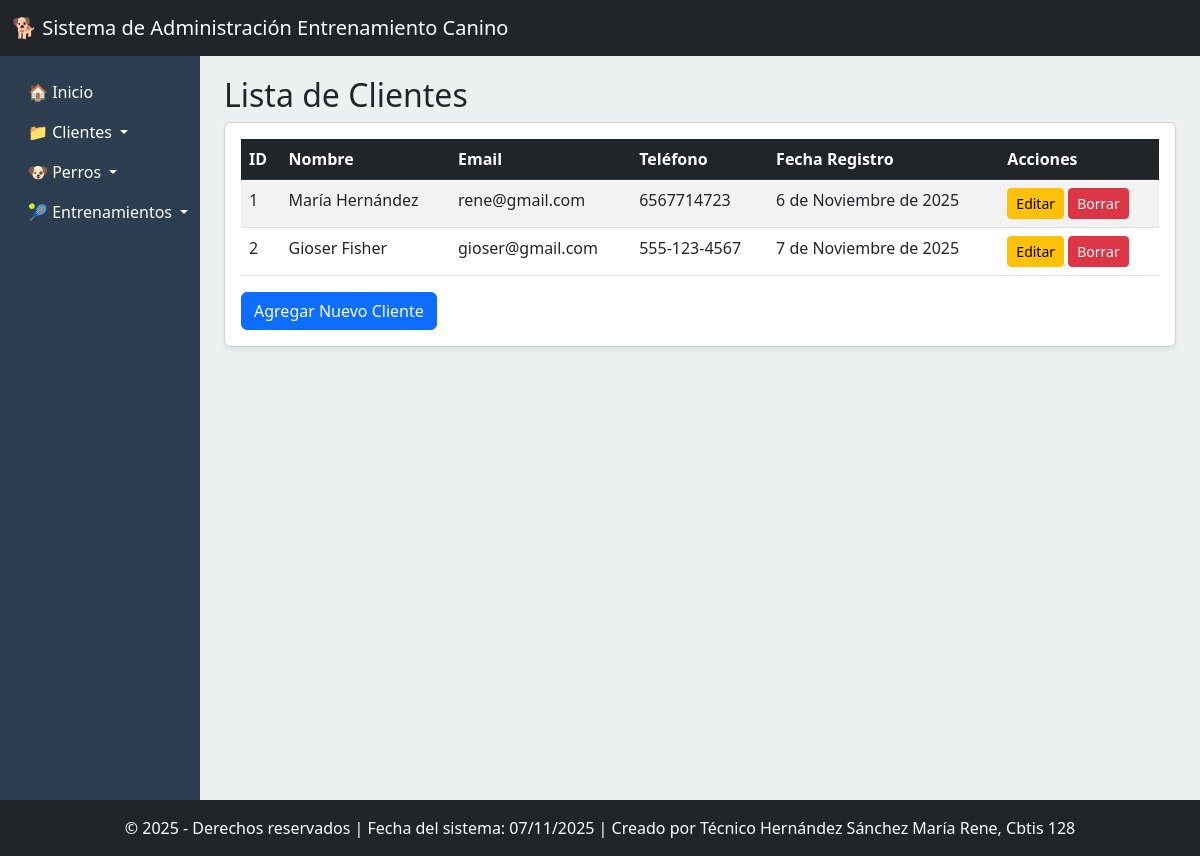
The app's page /ver-cliente/ with its own data.
### app_Entrenamiento_Canino/models.py (models this page shows, shortened)
class Cliente(models.Model):
    id_cliente = models.AutoField(primary_key=True)
    nombre = models.CharField(max_length=100)
    direccion = models.CharField(max_length=100)
    telefono = models.CharField(max_length=20)
    email = models.EmailField(max_length=100, unique=True)
    fecha_registro = models.DateField()
    fecha_nacimiento = models.DateField()
    comentarios = models.CharField(max_length=100, blank=True, null=True)

### app_Entrenamiento_Canino/views.py (the view)
# urls.py: path('ver-cliente/', views.ver_cliente, name='ver_cliente'),
def ver_cliente(request):
    clientes = Cliente.objects.all()
    return render(request, 'clientes/ver_cliente.html', {'clientes': clientes})

### app_Entrenamiento_Canino/templates/clientes/ver_cliente.html
{% extends 'base.html' %}
{% block content %}
<div class="row">
    <div class="col-12">
        <h2>Lista de Clientes</h2>
        <div class="card shadow-sm">
            <div class="card-body">
                <div class="table-responsive">
                    <table class="table table-striped table-hover">
                        <thead class="table-dark">
                            <tr>
                                <th>ID</th>
                                <th>Nombre</th>
                                <th>Email</th>
                                <th>Teléfono</th>
                                <th>Fecha Registro</th>
                                <th>Acciones</th>
                            </tr>
                        </thead>
                        <tbody>
                            {% for cliente in clientes %}
                            <tr>
                                <td>{{ cliente.id_cliente }}</td>
                                <td>{{ cliente.nombre }}</td>
                                <td>{{ cliente.email }}</td>
                                <td>{{ cliente.telefono }}</td>
                                <td>{{ cliente.fecha_registro }}</td>
                                <td>
                                    <a href="{% url 'actualizar_cliente' cliente.id_cliente %}" class="btn btn-warning btn-sm">Editar</a>
                                    <a href="{% url 'borrar_cliente' cliente.id_cliente %}" class="btn btn-danger btn-sm">Borrar</a>
                                </td>
                            </tr>
                            {% empty %}
                            <tr>
                                <td colspan="6" class="text-center">No hay clientes registrados</td>
                            </tr>
                            {% endfor %}
                        </tbody>
                    </table>
                </div>
                <a href="{% url 'agregar_cliente' %}" class="btn btn-primary">Agregar Nuevo Cliente</a>
            </div>
        </div>
    </div>
</div>
{% endblock %}

### app_Entrenamiento_Canino/templates/base.html (style rules this page uses)
body { background-color: #f8f9fa; padding-top: 56px; }

### records on screen
Cliente: id_cliente "1", nombre "María Hernández", email "rene@gmail.com", telefono "6567714723", fecha_registro "6 de Noviembre de 2025"
Cliente: id_cliente "2", nombre "Gioser Fisher", email "gioser@gmail.com", telefono "555-123-4567", fecha_registro "7 de Noviembre de 2025"
